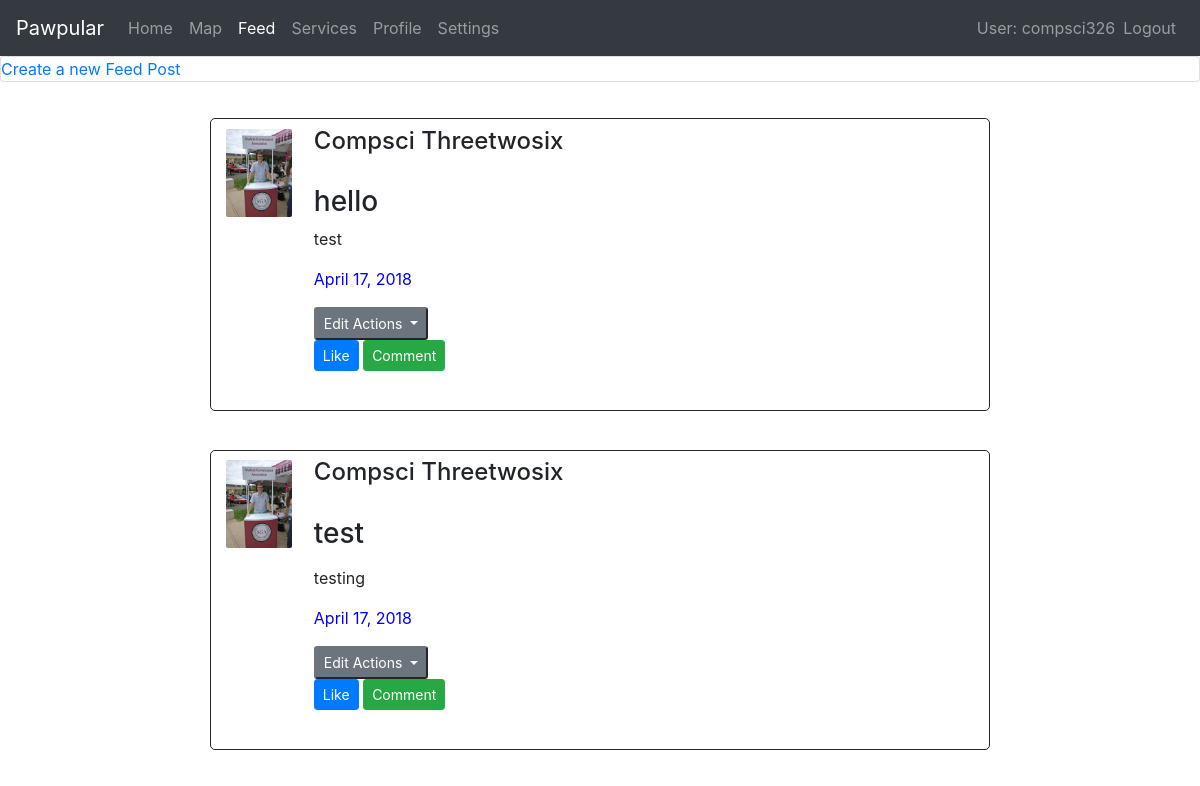
The app's page /pawpular/chat/ (signed in, upper part), older data.
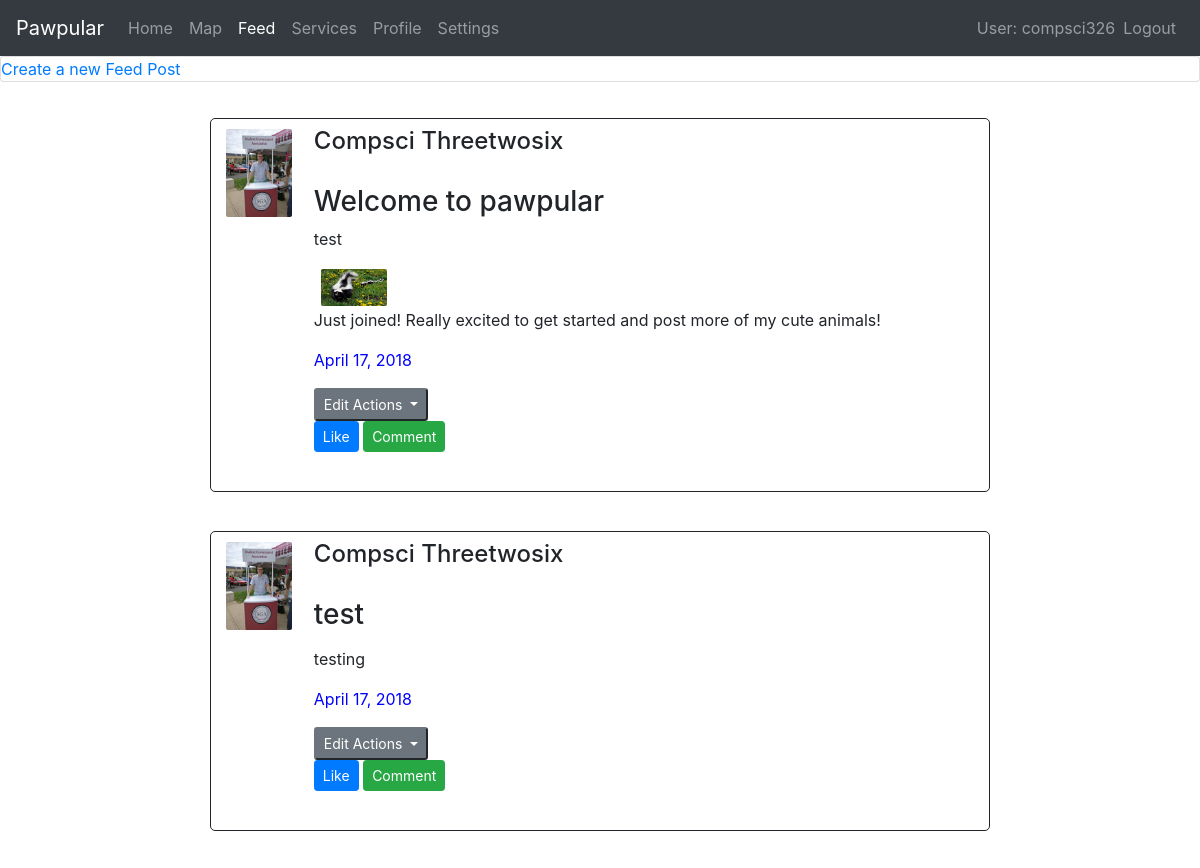
The same page, newer data.
### pawpular/models.py (models this page shows, shortened)
class Post(models.Model):
    createdBy = models.ForeignKey('Profile', on_delete=models.CASCADE)
    id = models.UUIDField(primary_key=True, default=uuid.uuid4)
    text = models.TextField(max_length=150)
    image = models.ImageField(upload_to='uploads/', max_length=100)
    createdOn = models.DateField()
    title = models.CharField(max_length=50, default='')
    class Meta:
        abstract = True

class FeedPost(Post):
    post = models.CharField(max_length=1000, default='')

class Profile(models.Model):
    user = models.OneToOneField(User, on_delete=models.CASCADE)
    uuid = models.UUIDField(primary_key=True, default=uuid.uuid4)
    image = models.ImageField(upload_to='uploads/',blank = True)
    pets = models.ManyToManyField('Pet', blank=True)
    feedPosts = models.ManyToManyField('FeedPost', blank=True)
    mapPosts = models.ManyToManyField('MapPost', blank=True)
    servicePosts = models.ManyToManyField('ServicePost', blank=True)
    status=(
        ('1','on'),
        ('0','off'),
        )
    settings = models.CharField(max_length=1,choices=status, blank=False,default='1',help_text = 'settings status status')
    def get_absolute_url(self):
        return "/pawpular/profile/" + self.uuid.__str__()

### pawpular/views.py (the view, shortened to what this page needs)
# urls.py: path('chat/', views.Chat.as_view(), name='chat'),
class Chat(LoginRequiredMixin, generic.ListView):
    model = FeedPost

### pawpular/templates/pawpular/feedpost_list.html (shortened to what this page needs)
{% extends "base_generic.html" %}
    {% block content %}
    <div class="card">
        <div><a  class="button" href="{%url 'feedpost_new' %}">Create a new Feed Post</a></div>
    </div>
    <div class="container" style = "padding-left: 15%;padding-right:15%;padding-top:3%;padding-bottom:10%;">
        {% for post in feedpost_list %}
        <div style="padding-bottom:5%;">
            <div class="media" >
                <div class="media-left media-top">
                    <img src="http://127.0.0.1:8000/pawpular/uploads/{{post.createdBy.image}}" class="media-object rounded" style="width:70px">
                </div>
                <div class="media-body">
                    <h4>{{post.createdBy.user.first_name}} {{post.createdBy.user.last_name}}</h4>
                    <h4 class="media-heading" style="padding-top:2%;"><a href="{{post.createdBy.get_absolute_url}}"> {{post.createdBy.fname}} {{post.createdBy.lname}} </a></h4>
                    <h3>{{post.title}}</h3>
                    <p>{{post.text}}</p>
                    {% if post.image %}
                        <img src="http://127.0.0.1:8000/pawpular/uploads/{{post.image}}" class="media-object rounded" style="width:70px">
                    {% endif %}
                    <p>{{post.post}}</p>
                    <p style = "color:blue">{{post.createdOn}}</p>
                    {% ifequal request.user post.createdBy.user %}
                    <div class="dropdown">
                        <button class="btn-sm btn-secondary dropdown-toggle outline" type="button" id="dropdownMenuButton" data-toggle="dropdown" aria-haspopup="true" aria-expanded="false">
                            Edit Actions
                        </button>
                    </div>
                    {% endifequal %}
                    <button type="button" class="btn btn-primary btn-sm">Like</button>
                    <button type="button" class="btn btn-success btn-sm">Comment</button>
                </div>
            </div>
        </div>
        {% endfor %}
    </div>
{% endblock %}

### pawpular/templates/base_generic.html (shortened to what this page needs)
<html lang="en">
<head>
  <link rel="stylesheet" href="https://maxcdn.bootstrapcdn.com/bootstrap/4.0.0/css/bootstrap.min.css">
</head>
<body data-spy="scroll" data-target=".navbar">
  {% block navbar%}
  <nav class="navbar navbar-expand-md bg-dark navbar-dark">
    <a class="navbar-brand" href="{% url 'index' %}">Pawpular</a>
        <div class="collapse navbar-collapse" id="collapsibleNavbar">
            <ul class="navbar-nav mr-auto">
            {% if user.is_authenticated %}
                <li {% if request.resolver_match.url_name == 'index' %} class="active" {% endif %}>
                        <a class="nav-link" href="{% url 'index' %}">Home</a>
                    </li>
                    <li {% if request.resolver_match.url_name == 'map' %} class="active" {% endif %}>
                        <a class="nav-link" href="{% url 'map' %}">Map</a>
                    </li>
                    <li {% if request.resolver_match.url_name == 'chat' %} class="active" {% endif %}>
                        <a class="nav-link" href="{% url 'chat' %}">Feed</a>
                    </li>
                    <li {% if request.resolver_match.url_name == 'services' %} class="active" {% endif %}>
                        <a class="nav-link" href="{% url 'services' %}">Services</a>
                    </li>
                    <li {% if request.resolver_match.url_name == 'profile' %} class="active" {% endif %}>
                        <a class="nav-link" href={{user.profile.get_absolute_url}} >Profile</a>
                    </li>
                    <li {% if request.resolver_match.url_name == 'settings' %} class="active" {% endif %}>
                        <a class="nav-link" href="{% url 'settings' %}">Settings</a>
                    </li>
                    </ul>
                    <ul class="navbar-nav mrl-auto">
                      <li class="navbar-text">User: {{ user.get_username }}</li>
                        <li class ="navbar-nav">
                          <a class="nav-link" href="{% url 'logout' %}?next={{request.path}}">Logout</a>
                        </li>
                    {% else %}
                      <li class="navbar-nav">
                          <a class = "nav-link" href="{% url 'login'%}?next={{request.path}}">Login</a>
                        </li>
                    </ul>
                    {% endif %}
        </div>
    </nav>
  {% endblock %}
  {% block content %}{% endblock %}
</body>

### pawpular/templates/pawpular/feedpost_list.html (style rules this page uses)
div.media { padding-top:1%; padding-left:1%; padding-bottom:5%;border:solid .5px;border-radius: 5px; }
div.media-body { padding-bottom: 0%; }
img { margin-right:20px; margin-left:5px; padding:2px; }

Row changes from the older to the newer data that the page shows:
changed FeedPost: title "hello" → "Welcome to pawpular"; image: picture added; post (not shown) → "Just joined! Really excited to get started and post more of my cute animals!"
